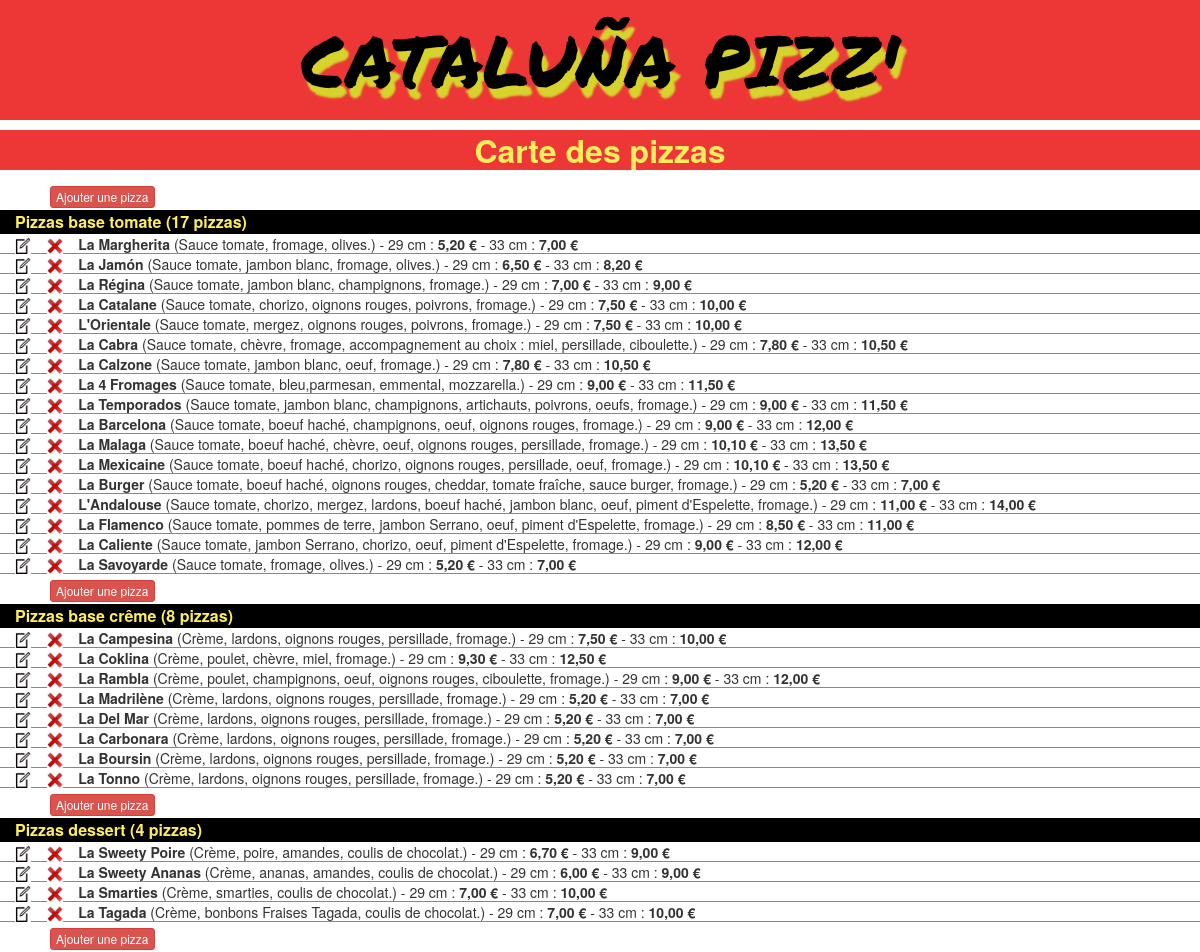
The app's page /admin/index.php with its own data.
### tables this page shows
CREATE TABLE pizzatypes (
  idtype INT NOT NULL AUTO_INCREMENT PRIMARY KEY,
  pizztype VARCHAR(250),
  txtbtn varchar(20),
  ordreaff TINYINT
) DEFAULT CHARACTER SET=utf8;

CREATE TABLE pizzas (
  id INT NOT NULL AUTO_INCREMENT PRIMARY KEY,
  nompizz VARCHAR(50),
  compo VARCHAR(250),
  prix29 FLOAT DEFAULT 0,
  prix33 FLOAT DEFAULT 0,
  idtype INT NOT NULL DEFAULT 1
) DEFAULT CHARACTER SET=utf8;

### admin/index.php (the view, shortened to what this page needs)
<?php
    $bdd = mysqli_connect(SERVEUR, USER, PASSE, DB) or die("Connexion DB impossible (code : ".mysqli_connect_errno()." ".mysqli_connect_error().")");
    mysqli_set_charset($bdd,"utf8");
    $pizzastypes = [];
    $sql = "SELECT idtype, pizztype, txtbtn, ordreaff FROM pizzatypes ORDER BY ordreaff";
    $res = mysqli_query($bdd, $sql);
    while ( $recpizztype = mysqli_fetch_assoc($res) ) {
        $idtype = $recpizztype['idtype'];
        $pizzastypes[$recpizztype['ordreaff']]['idtype'] = $idtype;
        $pizzastypes[$recpizztype['ordreaff']]['pizztype'] = $recpizztype['pizztype'];
        $pizzastypes[$recpizztype['ordreaff']]['txtbtn'] = $recpizztype['txtbtn'];
        $sql2 = "SELECT * FROM pizzas WHERE idtype=$idtype";
        $res2 = mysqli_query($bdd, $sql2);
        $pizzastypes[$recpizztype['ordreaff']]['nbpizz'] = mysqli_num_rows($res2);
    }
?>
<?php include 'header.php'; ?>
    <div class="col-xs-12 text-center titre">Carte des pizzas</div>
    <div class="col-xs-12 bouton"><a href="form.php" class="btn btn-danger btn-xs">Ajouter une pizza</a></div>
    <?php
        foreach ( $pizzastypes as $pizztype ) {
            echo '<div class="col-xs-12 pizztype">' . $pizztype['pizztype'] . ' ('.$pizztype['nbpizz'].' pizzas)</div>';
            $sql = "SELECT id, nompizz, compo, prix29, prix33 FROM pizzas WHERE idtype=" . $pizztype['idtype'];
            $res = mysqli_query($bdd, $sql);
            while ($pizza = mysqli_fetch_assoc($res)) {
                echo '<div class="col-xs-12 lignepizz">';
                    echo '<div class="infos">';
                        echo '<a href="form.php?id='.$pizza['id'].'"><img src="img/modif.png" alt="bouton modification" /></a>';
                        echo '<img class="pointer" src="img/supp.png" alt="bouton suppression" onclick="envoieForm('.$pizza['id'].');" />';
                        echo '<span class="plusgros">' . $pizza['nompizz'] . '</span> (' . $pizza['compo'] . ') - ';
                        echo '29 cm : <span class="plusgros">' . number_format($pizza['prix29'], 2, ',', ' ') . ' €</span> - ';
                        echo '33 cm : <span class="plusgros">' . number_format($pizza['prix33'], 2, ',', ' ') . ' €</span>';
                    echo '</div>';
                echo '</div>';
            }
            echo '<div class="col-xs-12 bouton"><a href="form.php" class="btn btn-danger btn-xs">Ajouter une pizza</a></div>';
       }
    ?>
<?php include 'footer.php'; ?>

### admin/css/admstyle.css (style rules this page uses)
.titre { width: 100%; height: 40px; line-height: 40px; background: #ED3737; color: #FFEE5B; font-size: 32px; font-weight: bold; margin: 10px 0; }
.pizztype { height: 24px; line-height: 24px; background: black; color: #FFEE5B; font-size: 16px; font-weight: bold; }
.lignepizz { width: 100%; height: 20px; line-height: 20px; border-bottom: 1px solid #888; }
.plusgros { font-weight: bold; }
.bouton { height: 30px; line-height: 30px; padding-left: 50px; }

### records on screen
pizzatypes: pizztype "Pizzas base tomate", nbpizz "17"
pizzas: nompizz "La Margherita", compo "Sauce tomate, fromage, olives.", prix29 "5,20", prix33 "7,00"
pizzas: nompizz "La Jamón", compo "Sauce tomate, jambon blanc, fromage, olives.", prix29 "6,50", prix33 "8,20"
pizzas: nompizz "La Régina", compo "Sauce tomate, jambon blanc, champignons, fromage.", prix29 "7,00", prix33 "9,00"
pizzas: nompizz "La Catalane", compo "Sauce tomate, chorizo, oignons rouges, poivrons, fromage.", prix29 "7,50", prix33 "10,00"
pizzas: nompizz "L'Orientale", compo "Sauce tomate, mergez, oignons rouges, poivrons, fromage.", prix29 "7,50", prix33 "10,00"
pizzas: nompizz "La Cabra", compo "Sauce tomate, chèvre, fromage, accompagnement au choix : miel, persillade, ciboulette.", prix29 "7,80", prix33 "10,50"
pizzas: nompizz "La Calzone", compo "Sauce tomate, jambon blanc, oeuf, fromage.", prix29 "7,80", prix33 "10,50"
pizzas: nompizz "La 4 Fromages", compo "Sauce tomate, bleu,parmesan, emmental, mozzarella.", prix29 "9,00", prix33 "11,50"
pizzas: nompizz "La Temporados", compo "Sauce tomate, jambon blanc, champignons, artichauts, poivrons, oeufs, fromage.", prix29 "9,00", prix33 "11,50"
pizzas: nompizz "La Barcelona", compo "Sauce tomate, boeuf haché, champignons, oeuf, oignons rouges, fromage.", prix29 "9,00", prix33 "12,00"
pizzas: nompizz "La Malaga", compo "Sauce tomate, boeuf haché, chèvre, oeuf, oignons rouges, persillade, fromage.", prix29 "10,10", prix33 "13,50"
pizzas: nompizz "La Mexicaine", compo "Sauce tomate, boeuf haché, chorizo, oignons rouges, persillade, oeuf, fromage.", prix29 "10,10", prix33 "13,50"
pizzas: nompizz "La Burger", compo "Sauce tomate, boeuf haché, oignons rouges, cheddar, tomate fraîche, sauce burger, fromage.", prix29 "5,20", prix33 "7,00"
pizzas: nompizz "L'Andalouse", compo "Sauce tomate, chorizo, mergez, lardons, boeuf haché, jambon blanc, oeuf, piment d'Espelette, fromage.", prix29 "11,00", prix33 "14,00"
pizzas: nompizz "La Flamenco", compo "Sauce tomate, pommes de terre, jambon Serrano, oeuf, piment d'Espelette, fromage.", prix29 "8,50", prix33 "11,00"
pizzas: nompizz "La Caliente", compo "Sauce tomate, jambon Serrano, chorizo, oeuf, piment d'Espelette, fromage.", prix29 "9,00", prix33 "12,00"
pizzas: nompizz "La Savoyarde", compo "Sauce tomate, fromage, olives.", prix29 "5,20", prix33 "7,00"
pizzatypes: pizztype "Pizzas base crême", nbpizz "8"
pizzas: nompizz "La Campesina", compo "Crème, lardons, oignons rouges, persillade, fromage.", prix29 "7,50", prix33 "10,00"
pizzas: nompizz "La Coklina", compo "Crème, poulet, chèvre, miel, fromage.", prix29 "9,30", prix33 "12,50"
pizzas: nompizz "La Rambla", compo "Crème, poulet, champignons, oeuf, oignons rouges, ciboulette, fromage.", prix29 "9,00", prix33 "12,00"
pizzas: nompizz "La Madrilène", compo "Crème, lardons, oignons rouges, persillade, fromage.", prix29 "5,20", prix33 "7,00"
pizzas: nompizz "La Del Mar", compo "Crème, lardons, oignons rouges, persillade, fromage.", prix29 "5,20", prix33 "7,00"
pizzas: nompizz "La Carbonara", compo "Crème, lardons, oignons rouges, persillade, fromage.", prix29 "5,20", prix33 "7,00"
pizzas: nompizz "La Boursin", compo "Crème, lardons, oignons rouges, persillade, fromage.", prix29 "5,20", prix33 "7,00"
pizzas: nompizz "La Tonno", compo "Crème, lardons, oignons rouges, persillade, fromage.", prix29 "5,20", prix33 "7,00"
pizzatypes: pizztype "Pizzas dessert", nbpizz "4"
pizzas: nompizz "La Sweety Poire", compo "Crème, poire, amandes, coulis de chocolat.", prix29 "6,70", prix33 "9,00"
pizzas: nompizz "La Sweety Ananas", compo "Crème, ananas, amandes, coulis de chocolat.", prix29 "6,00", prix33 "9,00"
pizzas: nompizz "La Smarties", compo "Crème, smarties, coulis de chocolat.", prix29 "7,00", prix33 "10,00"
pizzas: nompizz "La Tagada", compo "Crème, bonbons Fraises Tagada, coulis de chocolat.", prix29 "7,00", prix33 "10,00"
